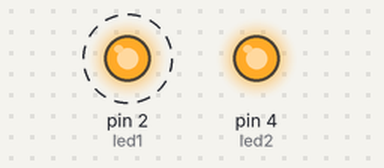
This sketch was run on a simulated Arduino Uno, built with avr-gcc and run on an emulated ATmega328P. Shown: output pins drawn as LEDs (lit = HIGH). Dashed ring = blinking.

Above: at 0.1 s.
At 2.7 s:
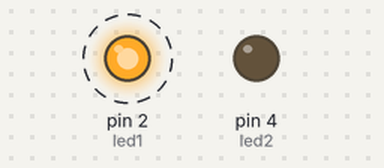
Timing chart, 0 to 3.0 s (numbered marks = the images above):
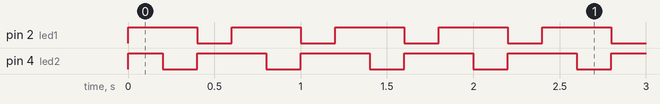

Measured:
- by itself, pin 2 (led1): alternates HIGH for 0.40 s and LOW for 0.20 s
- by itself, pin 4 (led2): repeats every 0.60 s: LOW 0.20 s, HIGH 0.40 s
- by itself, everything shown: repeats every 0.60 s, in 3 steps

The sketch:

Alternando_LEDs_acesas.ino
```cpp
const int led1 = 2;
const int led2 = 4;
void setup() {
  // put your setup code here, to run once:
  pinMode(led1,OUTPUT);
  pinMode(led2,OUTPUT);
}

void loop() {
  // put your main code here, to run repeatedly:
  digitalWrite(led1, HIGH);
  digitalWrite(led2, HIGH);
  delay(200);
  digitalWrite(led1, HIGH);
  digitalWrite(led2, LOW);
  delay(200);
  digitalWrite(led1, LOW);
  digitalWrite(led2, HIGH);
  delay(200);
}
```
